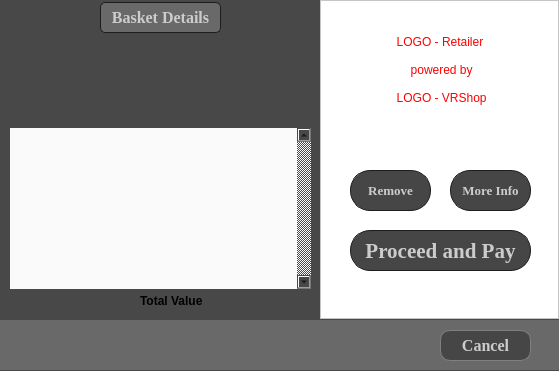
<?xml version="1.0" encoding="UTF-8"?>
<ui version="4.0">
 <class>CashierProceed</class>
 <widget class="QDialog" name="CashierProceed">
  <property name="geometry">
   <rect>
    <x>0</x>
    <y>0</y>
    <width>559</width>
    <height>371</height>
   </rect>
  </property>
  <property name="sizePolicy">
   <sizepolicy hsizetype="Fixed" vsizetype="Fixed">
    <horstretch>0</horstretch>
    <verstretch>0</verstretch>
   </sizepolicy>
  </property>
  <property name="maximumSize">
   <size>
    <width>559</width>
    <height>371</height>
   </size>
  </property>
  <property name="windowTitle">
   <string>Dialog</string>
  </property>
  <property name="styleSheet">
   <string notr="true">background-color: rgb(72,72,72);</string>
  </property>
  <layout class="QFormLayout" name="formLayout">
   <property name="fieldGrowthPolicy">
    <enum>QFormLayout::AllNonFixedFieldsGrow</enum>
   </property>
   <property name="horizontalSpacing">
    <number>1</number>
   </property>
   <property name="verticalSpacing">
    <number>1</number>
   </property>
   <property name="leftMargin">
    <number>0</number>
   </property>
   <property name="topMargin">
    <number>0</number>
   </property>
   <property name="rightMargin">
    <number>0</number>
   </property>
   <property name="bottomMargin">
    <number>0</number>
   </property>
   <item row="0" column="0">
    <widget class="QFrame" name="m_pFrameLeftSide">
     <property name="sizePolicy">
      <sizepolicy hsizetype="Fixed" vsizetype="Fixed">
       <horstretch>0</horstretch>
       <verstretch>0</verstretch>
      </sizepolicy>
     </property>
     <property name="minimumSize">
      <size>
       <width>319</width>
       <height>319</height>
      </size>
     </property>
     <property name="maximumSize">
      <size>
       <width>319</width>
       <height>319</height>
      </size>
     </property>
     <property name="styleSheet">
      <string notr="true">/*background-color:white;*/

background-color: qlineargradient(x1: 0, y1: 0, x2: 0, y2: 1,

/*	stop: 0 white, stop: 1 rgb(108, 183, 255));*/

	stop: 0 #dadbde, stop: 1 #f6f7fa

);</string>
     </property>
     <widget class="QLabel" name="m_pLabelPrice">
      <property name="geometry">
       <rect>
        <x>236</x>
        <y>290</y>
        <width>81</width>
        <height>21</height>
       </rect>
      </property>
      <property name="font">
       <font>
        <weight>75</weight>
        <bold>true</bold>
       </font>
      </property>
      <property name="styleSheet">
       <string notr="true">background-color:transparent;</string>
      </property>
      <property name="text">
       <string/>
      </property>
      <property name="alignment">
       <set>Qt::AlignRight|Qt::AlignTrailing|Qt::AlignVCenter</set>
      </property>
     </widget>
     <widget class="QLabel" name="m_pLabelProductImage">
      <property name="geometry">
       <rect>
        <x>110</x>
        <y>37</y>
        <width>101</width>
        <height>91</height>
       </rect>
      </property>
      <property name="styleSheet">
       <string notr="true">background-color:transparent;</string>
      </property>
      <property name="text">
       <string/>
      </property>
      <property name="scaledContents">
       <bool>true</bool>
      </property>
     </widget>
     <widget class="QLabel" name="m_pLabelTitle">
      <property name="geometry">
       <rect>
        <x>100</x>
        <y>2</y>
        <width>121</width>
        <height>31</height>
       </rect>
      </property>
      <property name="font">
       <font>
        <family>Times New Roman</family>
        <pointsize>12</pointsize>
        <weight>75</weight>
        <bold>true</bold>
       </font>
      </property>
      <property name="styleSheet">
       <string notr="true">QLabel {
	min-height: 20px;
	color: rgb(204,204,204);
	border-radius: 5px;
	border: 1px solid rgb(29,29,29);
	background-color:rgb(105,105,105);
}
</string>
      </property>
      <property name="text">
       <string>Basket Details</string>
      </property>
      <property name="alignment">
       <set>Qt::AlignCenter</set>
      </property>
     </widget>
     <widget class="QTableWidget" name="m_pTableWidgetProducts">
      <property name="geometry">
       <rect>
        <x>10</x>
        <y>128</y>
        <width>301</width>
        <height>161</height>
       </rect>
      </property>
      <property name="styleSheet">
       <string notr="true">background-color:rgba(250,250,250,255);</string>
      </property>
      <property name="frameShape">
       <enum>QFrame::NoFrame</enum>
      </property>
      <property name="verticalScrollBarPolicy">
       <enum>Qt::ScrollBarAlwaysOn</enum>
      </property>
      <property name="editTriggers">
       <set>QAbstractItemView::NoEditTriggers</set>
      </property>
      <property name="selectionBehavior">
       <enum>QAbstractItemView::SelectRows</enum>
      </property>
      <property name="showGrid">
       <bool>false</bool>
      </property>
      <attribute name="horizontalHeaderVisible">
       <bool>false</bool>
      </attribute>
      <attribute name="verticalHeaderVisible">
       <bool>false</bool>
      </attribute>
     </widget>
     <widget class="QLabel" name="m_pLabelValueName">
      <property name="geometry">
       <rect>
        <x>140</x>
        <y>290</y>
        <width>71</width>
        <height>21</height>
       </rect>
      </property>
      <property name="font">
       <font>
        <weight>75</weight>
        <bold>true</bold>
       </font>
      </property>
      <property name="styleSheet">
       <string notr="true">background-color:transparent;</string>
      </property>
      <property name="text">
       <string>Total Value</string>
      </property>
     </widget>
    </widget>
   </item>
   <item row="0" column="1">
    <widget class="QFrame" name="m_pFrameRightSide">
     <property name="sizePolicy">
      <sizepolicy hsizetype="Preferred" vsizetype="Preferred">
       <horstretch>0</horstretch>
       <verstretch>0</verstretch>
      </sizepolicy>
     </property>
     <property name="minimumSize">
      <size>
       <width>239</width>
       <height>319</height>
      </size>
     </property>
     <property name="maximumSize">
      <size>
       <width>239</width>
       <height>319</height>
      </size>
     </property>
     <property name="styleSheet">
      <string notr="true">background-color:white</string>
     </property>
     <property name="frameShape">
      <enum>QFrame::StyledPanel</enum>
     </property>
     <property name="frameShadow">
      <enum>QFrame::Raised</enum>
     </property>
     <widget class="QPushButton" name="m_pPushButtonProceed">
      <property name="geometry">
       <rect>
        <x>30</x>
        <y>230</y>
        <width>181</width>
        <height>41</height>
       </rect>
      </property>
      <property name="font">
       <font>
        <family>Times New Roman</family>
        <pointsize>16</pointsize>
        <weight>75</weight>
        <bold>true</bold>
       </font>
      </property>
      <property name="styleSheet">
       <string notr="true">QPushButton {
	min-height: 20px;
	color: rgb(204,204,204);
	border-radius: 20px;
	border: 1px solid rgb(29,29,29);
	background-color:rgb(70,70,70);}

QPushButton:hover {
	background-color:rgb(105,105,105);
	border-radius: 20px;
	color:white;
}</string>
      </property>
      <property name="text">
       <string>Proceed and Pay</string>
      </property>
     </widget>
     <widget class="QLabel" name="m_pLabelLogoRetailer">
      <property name="geometry">
       <rect>
        <x>70</x>
        <y>30</y>
        <width>100</width>
        <height>80</height>
       </rect>
      </property>
      <property name="minimumSize">
       <size>
        <width>0</width>
        <height>80</height>
       </size>
      </property>
      <property name="styleSheet">
       <string notr="true">color:red;</string>
      </property>
      <property name="text">
       <string>LOGO - Retailer 

 powered by 

 LOGO - VRShop</string>
      </property>
      <property name="alignment">
       <set>Qt::AlignCenter</set>
      </property>
      <property name="margin">
       <number>0</number>
      </property>
      <property name="indent">
       <number>-1</number>
      </property>
     </widget>
     <widget class="QPushButton" name="m_pPushButtonInfo">
      <property name="geometry">
       <rect>
        <x>130</x>
        <y>170</y>
        <width>81</width>
        <height>41</height>
       </rect>
      </property>
      <property name="font">
       <font>
        <family>Times New Roman</family>
        <pointsize>10</pointsize>
        <weight>75</weight>
        <bold>true</bold>
       </font>
      </property>
      <property name="styleSheet">
       <string notr="true">QPushButton {
	min-height: 20px;
	color: rgb(204,204,204);
	border-radius: 20px;
	border: 1px solid rgb(29,29,29);
	background-color:rgb(70,70,70);}

QPushButton:hover {
	background-color:rgb(105,105,105);
	border-radius: 20px;
	color:white;
}
</string>
      </property>
      <property name="text">
       <string>More Info</string>
      </property>
     </widget>
     <widget class="QPushButton" name="m_pPushButtonRemove">
      <property name="geometry">
       <rect>
        <x>30</x>
        <y>170</y>
        <width>81</width>
        <height>41</height>
       </rect>
      </property>
      <property name="font">
       <font>
        <family>Times New Roman</family>
        <pointsize>10</pointsize>
        <weight>75</weight>
        <bold>true</bold>
       </font>
      </property>
      <property name="styleSheet">
       <string notr="true">QPushButton {
	min-height: 20px;
	color: rgb(204,204,204);
	border-radius: 20px;
	border: 1px solid rgb(29,29,29);
	background-color:rgb(70,70,70);}

QPushButton:hover {
	background-color:rgb(105,105,105);
	border-radius: 20px;
	color:white;
}
</string>
      </property>
      <property name="text">
       <string>Remove</string>
      </property>
     </widget>
    </widget>
   </item>
   <item row="2" column="0" colspan="2">
    <widget class="QFrame" name="m_pFrameToolBar">
     <property name="minimumSize">
      <size>
       <width>61</width>
       <height>50</height>
      </size>
     </property>
     <property name="styleSheet">
      <string notr="true">background-color: rgb(105,105,105);
</string>
     </property>
     <property name="frameShape">
      <enum>QFrame::NoFrame</enum>
     </property>
     <property name="frameShadow">
      <enum>QFrame::Raised</enum>
     </property>
     <widget class="QPushButton" name="m_pPushButtonCancel">
      <property name="geometry">
       <rect>
        <x>440</x>
        <y>10</y>
        <width>91</width>
        <height>31</height>
       </rect>
      </property>
      <property name="font">
       <font>
        <family>Times New Roman</family>
        <pointsize>12</pointsize>
        <weight>75</weight>
        <bold>true</bold>
       </font>
      </property>
      <property name="styleSheet">
       <string notr="true">QPushButton {
	min-height: 20px;
	color: rgb(204,204,204);
	border-radius: 10px;
	border: 1px solid gray;
	background-color:rgb(70,70,70);}

QPushButton:hover {
	background-color:rgb(105,105,105);
	border-radius: 10px;
	color:white;
}


/*	background-color: qlineargradient(spread:pad, 
	x1:0.181818, y1:0.267, x2:0, y2:1, 
	stop:0 rgba(234, 133, 0, 255), 
	stop:1 rgba(255, 255, 255, 255))
};

*/

/*
	border: 1px solid rgb(67,67,67); 


*/
</string>
      </property>
      <property name="text">
       <string>Cancel</string>
      </property>
      <property name="flat">
       <bool>false</bool>
      </property>
     </widget>
    </widget>
   </item>
  </layout>
 </widget>
 <resources/>
 <connections/>
</ui>
